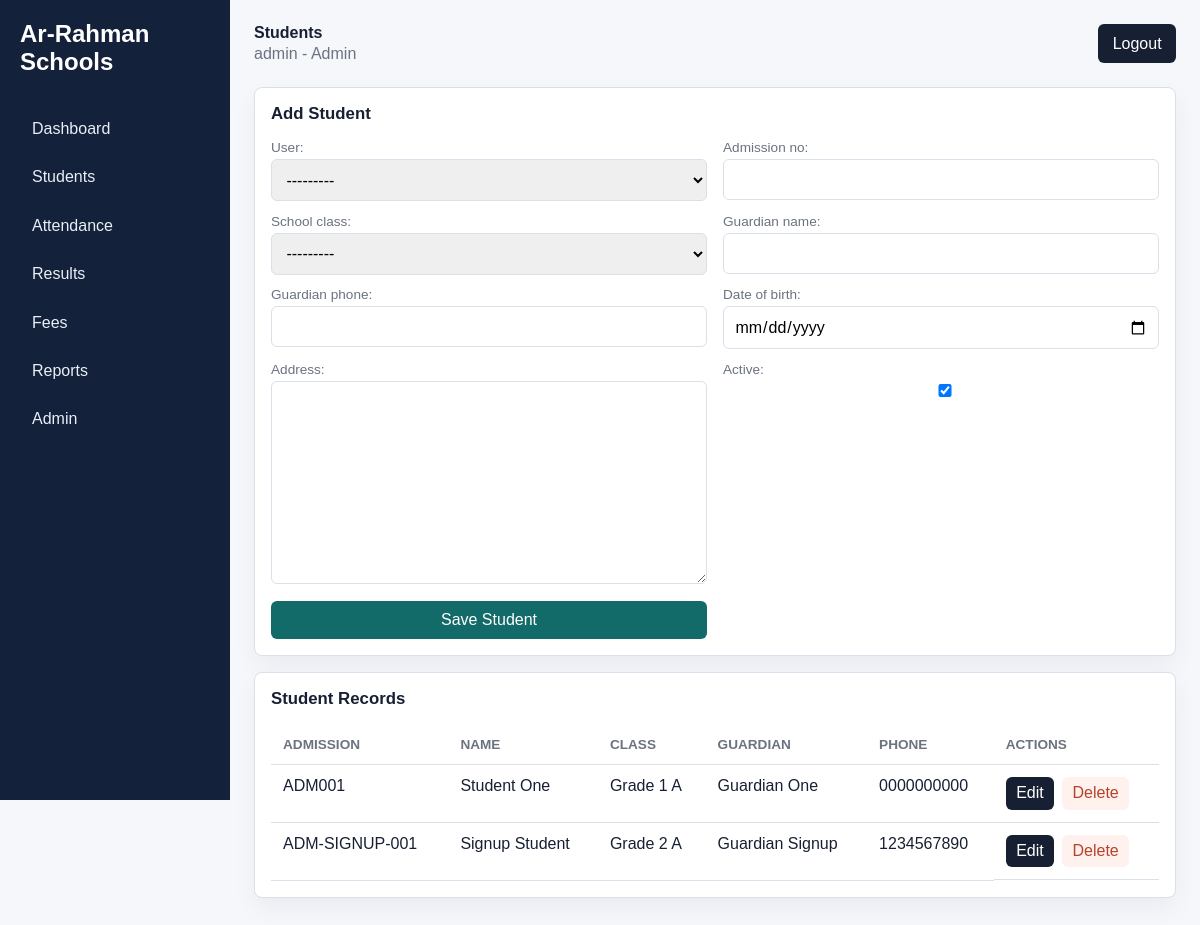
/students/ (signed in), run on the app's committed database.
### accounts/models.py (models this page shows, shortened)
class User(AbstractUser):
    class Role(models.TextChoices):
        ADMIN = "ADMIN", "Admin"
        TEACHER = "TEACHER", "Teacher"
        STUDENT = "STUDENT", "Student"
    role = models.CharField(max_length=20, choices=Role.choices, default=Role.STUDENT)
    @property
    def is_admin_role(self):
        return self.role == self.Role.ADMIN or self.is_superuser
    @property
    def is_student_role(self):
        return self.role == self.Role.STUDENT

### academics/models.py (models this page shows, shortened)
class StudentProfile(models.Model):
    user = models.OneToOneField(settings.AUTH_USER_MODEL, on_delete=models.CASCADE, related_name="student_profile")
    admission_no = models.CharField(max_length=30, unique=True)
    school_class = models.ForeignKey(SchoolClass, on_delete=models.PROTECT, related_name="students")
    guardian_name = models.CharField(max_length=120)
    guardian_phone = models.CharField(max_length=30)
    date_of_birth = models.DateField(null=True, blank=True)
    address = models.TextField(blank=True)
    active = models.BooleanField(default=True)
    class Meta:
        ordering = ["school_class__name", "admission_no"]

class SchoolClass(models.Model):
    name = models.CharField(max_length=80, unique=True)
    section = models.CharField(max_length=20, blank=True)
    class Meta:
        ordering = ["name", "section"]
    def __str__(self):
        return f"{self.name} {self.section}".strip()

### academics/views.py (the view)
# urls.py: path("students/", views.students, name="students"),
@login_required
def students(request):
    form = StudentProfileForm()
    if request.method == "POST" and request.user.is_admin_role:
        form = StudentProfileForm(request.POST)
        if form.is_valid():
            form.save()
            messages.success(request, "Student record saved.")
            return redirect("students")
    context = {
        "students": role_queryset(request.user, StudentProfile.objects.select_related("user", "school_class")),
        "form": form,
        "can_create": request.user.is_admin_role,
    }
    return render(request, "academics/students.html", context)

### academics/forms.py
class StudentProfileForm(forms.ModelForm):
    def __init__(self, *args, **kwargs):
        super().__init__(*args, **kwargs)
        self.fields["user"].queryset = User.objects.filter(role=User.Role.STUDENT).order_by("username")
    class Meta:
        model = StudentProfile
        fields = ["user", "admission_no", "school_class", "guardian_name", "guardian_phone", "date_of_birth", "address", "active"]
        widgets = {"date_of_birth": forms.DateInput(attrs={"type": "date"})}

### academics/views.py (called while the page is built, shortened)
def role_queryset(user, queryset):
    model = queryset.model
    if user.is_superuser or user.role == User.Role.ADMIN:
        return queryset

### templates/academics/students.html
{% extends "base.html" %}
{% block page_title %}Students{% endblock %}
{% block content %}
{% if can_create %}<section class="panel form-panel"><h2>Add Student</h2><form method="post">{% csrf_token %}{{ form.as_p }}<button class="primary">Save Student</button></form></section>{% endif %}
<section class="panel"><h2>Student Records</h2><table><tr><th>Admission</th><th>Name</th><th>Class</th><th>Guardian</th><th>Phone</th>{% if can_create %}<th>Actions</th>{% endif %}</tr>
{% for student in students %}<tr><td>{{ student.admission_no }}</td><td>{{ student.user.get_full_name|default:student.user.username }}</td><td>{{ student.school_class }}</td><td>{{ student.guardian_name }}</td><td>{{ student.guardian_phone }}</td>{% if can_create %}<td class="actions"><a class="button compact" href="{% url 'student_edit' student.pk %}">Edit</a><a class="button compact danger-link" href="{% url 'student_delete' student.pk %}">Delete</a></td>{% endif %}</tr>{% empty %}<tr><td colspan="{% if can_create %}6{% else %}5{% endif %}">No students found.</td></tr>{% endfor %}
</table></section>
{% endblock %}

### templates/base.html (shortened to what this page needs)
{% load static %}
<!doctype html>
<html lang="en">
<head>
  <link rel="stylesheet" href="{% static 'css/styles.css' %}">
</head>
<body>
  <aside class="sidebar">
    <div class="brand">Ar-Rahman Schools</div>
    <nav>
      <a href="{% url 'dashboard' %}">Dashboard</a>
      <a href="{% url 'students' %}">Students</a>
      <a href="{% url 'attendance' %}">Attendance</a>
      <a href="{% url 'results' %}">Results</a>
      <a href="{% url 'fees' %}">Fees</a>
      <a href="{% url 'reports' %}">Reports</a>
      {% if user.is_admin_role %}<a href="/admin/">Admin</a>{% endif %}
    </nav>
  </aside>
  <main class="main">
    <header class="topbar">
      <div>
        <strong>{% block page_title %}Dashboard{% endblock %}</strong>
        {% if user.is_authenticated %}<span>{{ user.get_full_name|default:user.username }} - {{ user.get_role_display }}</span>{% endif %}
      </div>
      {% if user.is_authenticated %}
        <form method="post" action="{% url 'logout' %}">{% csrf_token %}<button>Logout</button></form>
      {% endif %}
    </header>
    {% block content %}{% endblock %}
  </main>
</body>
</html>

### static/css/styles.css (style rules this page uses)
:root { --bg: #f5f7fb; --panel: #ffffff; --ink: #172033; --muted: #6b7280; --line: #d9e0ea; --brand: #126b68; --brand-dark: #0d4e4c; --accent: #b7422c; }
* { box-sizing: border-box; }
body { margin: 0; min-height: 100vh; display: flex; background: var(--bg); color: var(--ink); font-family: Arial, Helvetica, sans-serif; }
a { color: inherit; text-decoration: none; }
button, input, select, textarea { font: inherit; }
button { border: 0; border-radius: 6px; background: var(--ink); color: white; padding: 0.65rem 0.9rem; cursor: pointer; }
.button { border-radius: 6px; display: inline-flex; align-items: center; justify-content: center; background: var(--ink); color: white; min-height: 2.35rem; padding: 0.65rem 0.9rem; }
.button.compact { min-height: 2rem; padding: 0.45rem 0.65rem; }
.danger-link { background: #fff1ed; color: var(--accent); }
.primary { background: var(--brand); }
.sidebar { width: 230px; min-height: 100vh; background: #13213a; color: white; padding: 1.25rem; position: fixed; }
.brand { font-size: 1.5rem; font-weight: 800; margin-bottom: 2rem; }
.sidebar nav { display: grid; gap: 0.4rem; }
.sidebar a { border-radius: 6px; color: #e9eef7; padding: 0.75rem; }
.main { flex: 1; margin-left: 230px; padding: 1.5rem; }
.topbar { display: flex; justify-content: space-between; align-items: center; gap: 1rem; margin-bottom: 1.5rem; }
.topbar span { color: var(--muted); display: block; margin-top: 0.2rem; }
.metrics article, .panel, .login-panel { background: var(--panel); border: 1px solid var(--line); border-radius: 8px; box-shadow: 0 10px 25px rgba(17, 24, 39, 0.05); }
.panel { margin-bottom: 1rem; overflow: hidden; padding: 1rem; }
.panel h2 { font-size: 1.05rem; margin: 0 0 1rem; }
table { border-collapse: collapse; width: 100%; }
th, td { border-bottom: 1px solid var(--line); padding: 0.75rem; text-align: left; vertical-align: top; }
th { color: var(--muted); font-size: 0.85rem; text-transform: uppercase; }
.actions, .inline-actions, .form-actions { display: flex; align-items: center; gap: 0.5rem; flex-wrap: wrap; }
.form-panel form { display: grid; grid-template-columns: repeat(2, minmax(0, 1fr)); gap: 0.8rem 1rem; }
.form-panel p { margin: 0; }
.form-panel label { color: var(--muted); display: block; font-size: 0.85rem; margin-bottom: 0.25rem; }
.form-panel input, .form-panel select, .form-panel textarea, .login-panel input { border: 1px solid var(--line); border-radius: 6px; padding: 0.65rem; width: 100%; }
.form-panel button { align-self: end; }

### data on the page
User: get_full_name "admin", role "Admin"
StudentProfile: admission_no "ADM001", user.get_full_name "Student One", school_class "Grade 1 A", guardian_name "Guardian One", guardian_phone "0000000000"
StudentProfile: admission_no "ADM-SIGNUP-001", user.get_full_name "Signup Student", school_class "Grade 2 A", guardian_name "Guardian Signup", guardian_phone "1234567890"
